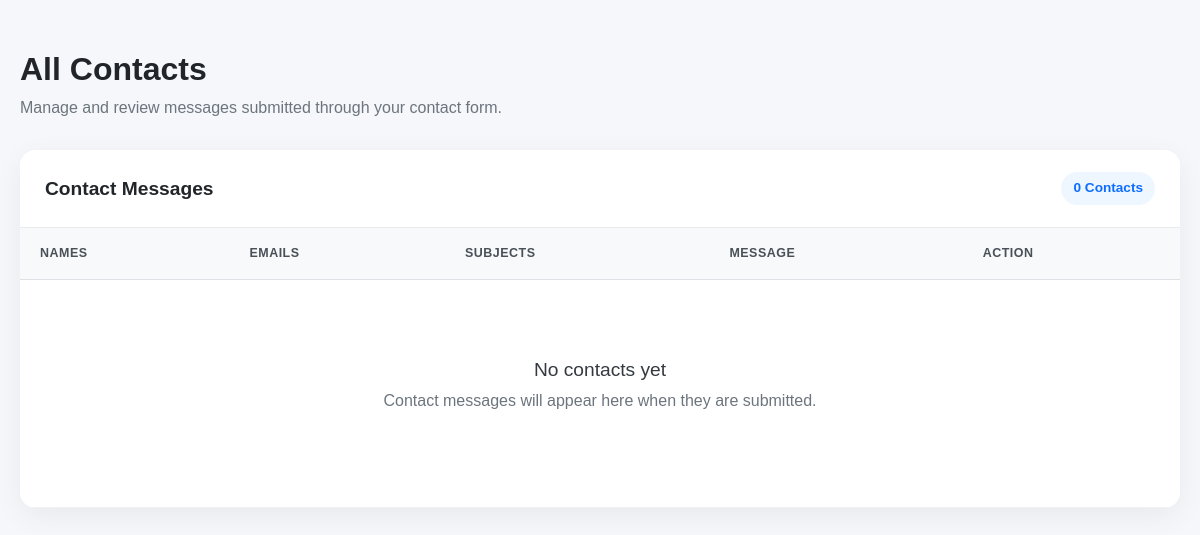
/show/, run on an earlier commit of the app's database.
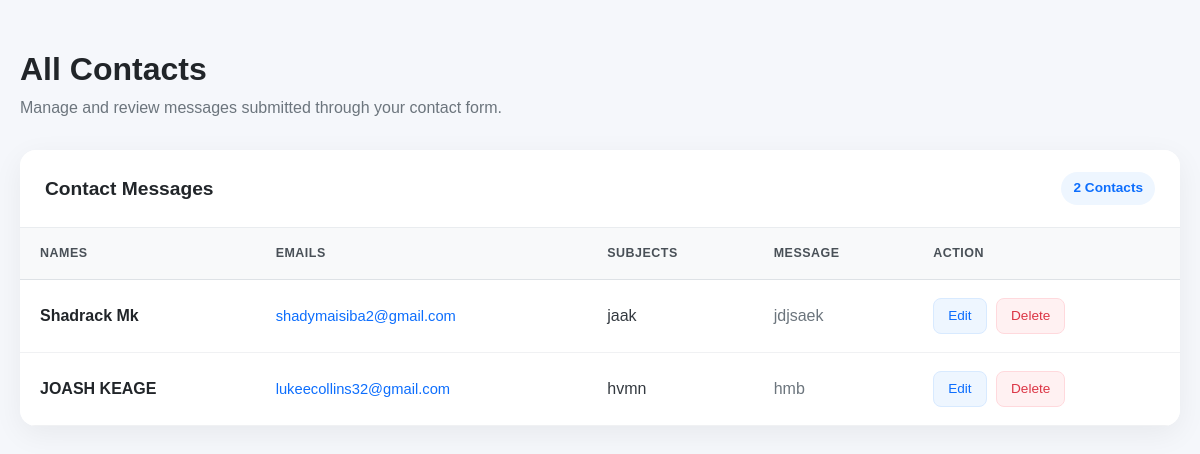
And on a later commit of the database.
### sokoapp/models.py (models this page shows, shortened)
class Contact(models.Model):
    name = models.CharField(max_length=100)
    email = models.EmailField()
    subject = models.CharField(max_length=200)
    message = models.TextField()

### sokoapp/views.py (the view)
# urls.py: path('show/', views.show, name='show'),
def show(request):
    all = Contact.objects.all()
    return render(request, 'show.html', {"all" : all})

### templates/show.html (shortened to what this page needs)
<!DOCTYPE html>
<html lang="en">
<head>
    {% load static %}
    <link rel="stylesheet" href="{% static 'assets/vendor/bootstrap/css/bootstrap.min.css' %}">
</head>
<body>
<div class="page-wrapper">
    <div class="page-header">
        <h1>All Contacts</h1>
        <p>Manage and review messages submitted through your contact form.</p>
    </div>
    <div class="contacts-card">
        <div class="card-header-custom">
            <h2>Contact Messages</h2>
            <span class="contact-count">
                {{ all|length }} Contacts
            </span>
        </div>
        <div class="table-wrapper">
            <table class="table contacts-table">
                <thead>
                    <tr>
                        <th>Names</th>
                        <th>Emails</th>
                        <th>Subjects</th>
                        <th>Message</th>
                        <th>Action</th>
                    </tr>
                </thead>
                <tbody>
                    {% for contact in all %}
                    <tr>
                        <td>
                            <span class="contact-name">
                                {{ contact.name }}
                            </span>
                        </td>
                        <td>
                            <span class="contact-email">
                                {{ contact.email }}
                            </span>
                        </td>
                        <td>
                            <span class="contact-subject">
                                {{ contact.subject }}
                            </span>
                        </td>
                        <td>
                            <div class="message-cell">
                                {{ contact.message }}
                            </div>
                        </td>
                        <td class="actions">
                            <a href="/edit/{{ contact.id }}" class="btn btn-action btn-edit">
                                Edit
                            </a>
                            <a href="/delete/{{ contact.id }}" class="btn btn-action btn-delete">
                                Delete
                            </a>
                        </td>
                    </tr>
                    {% empty %}
                    <tr>
                        <td colspan="5">
                            <div class="empty-state">
                                <h3>No contacts yet</h3>
                                <p>Contact messages will appear here when they are submitted.</p>
                            </div>
                        </td>
                    </tr>
                    {% endfor %}
                </tbody>
            </table>
        </div>
    </div>
</div>
</body>
</html>

### templates/show.html (style rules this page uses)
body { background: #f5f7fb; color: #212529; font-family: Arial, Helvetica, sans-serif; }
.page-wrapper { max-width: 1400px; margin: 0 auto; padding: 50px 20px; }
.page-header { margin-bottom: 30px; }
.page-header h1 { font-size: 2rem; font-weight: 700; margin-bottom: 8px; }
.page-header p { color: #6c757d; margin: 0; }
.contacts-card { background: #ffffff; border: none; border-radius: 16px; box-shadow: 0 8px 30px rgba(0, 0, 0, 0.06); overflow: hidden; }
.card-header-custom { padding: 22px 25px; border-bottom: 1px solid #e9ecef; background: #ffffff; display: flex; align-items: center; justify-content: space-between; }
.card-header-custom h2 { font-size: 1.2rem; font-weight: 600; margin: 0; }
.contact-count { background: #eef6ff; color: #0d6efd; padding: 6px 12px; border-radius: 20px; font-size: 0.85rem; font-weight: 600; }
.table-wrapper { overflow-x: auto; }
.contacts-table { margin: 0; min-width: 900px; }
.contacts-table thead th { background: #f8f9fa; color: #495057; font-size: 0.78rem; text-transform: uppercase; letter-spacing: 0.5px; font-weight: 700; padding: 16px 20px; border-bottom: 1px solid #dee2e6; white-space: nowrap; }
.contacts-table tbody td { padding: 18px 20px; vertical-align: middle; color: #343a40; border-bottom: 1px solid #f0f1f3; }
.contacts-table tbody tr { transition: background-color 0.2s ease; }
.contact-name { font-weight: 600; color: #212529; }
.contact-email { color: #0d6efd; font-size: 0.92rem; }
.contact-subject { font-weight: 500; }
.message-cell { max-width: 350px; color: #6c757d; line-height: 1.5; }
.actions { white-space: nowrap; }
.btn-action { border-radius: 8px; padding: 7px 14px; font-size: 0.85rem; font-weight: 500; margin-right: 5px; }
.btn-edit { color: #0d6efd; background: #eef6ff; border: 1px solid #d8eaff; }
.btn-delete { color: #dc3545; background: #fff1f2; border: 1px solid #ffd9dd; }

What changed in the data, as far as the page shows it:
added Contact: name "Shadrack Mk", email "shadymaisiba2@gmail.com", subject "jaak", message "jdjsaek"
added Contact: name "JOASH KEAGE", email "lukeecollins32@gmail.com", subject "hvmn", message "hmb"
Also different on the page:
{{ all|length }}: "0" → "2"
text no longer shown: "No contacts yet Contact messages will appear here when they are submitted."
